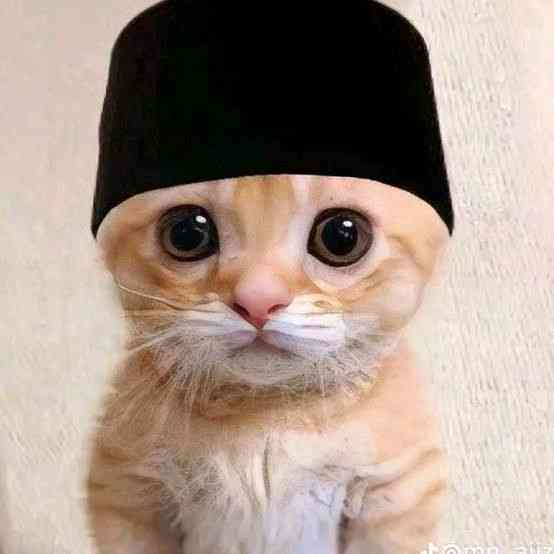
#> input picture project3/kucing.jpg, 554 x 554 px
$ python akusisi-representasi.py
#> lines starting #> are read from the running program, lines starting #| are printed output that depends on the picture
import cv2
import numpy as np
from matplotlib import pyplot as plt
# Membaca gambar
image = cv2.imread('kucing.jpg', cv2.IMREAD_GRAYSCALE)
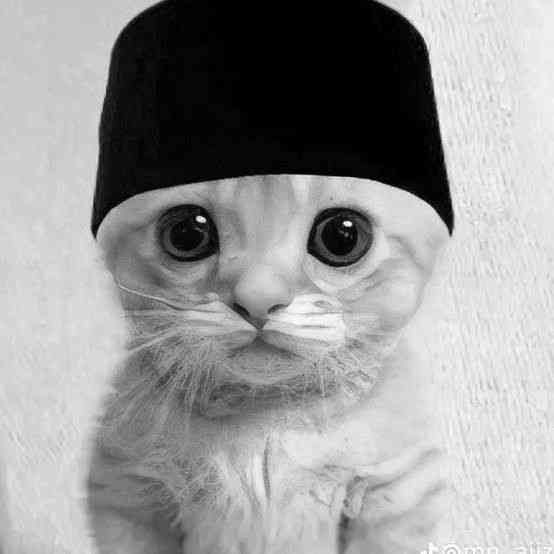
#> image: shape (554, 554); min 0, max 255, mean 152.6
# Menampilkan gambar
cv2.imshow('Original Image', image)
cv2.waitKey(0)
# Menampilkan histogram
plt.hist(image.ravel(), 256, [0,256])
plt.title('Histogram of Image')
plt.show()
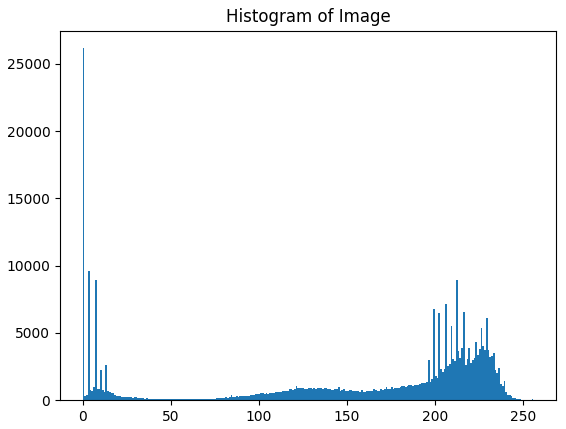
#> figure drawn by matplotlib, 1 panel; tallest bar 26167 high, from x = 0 to 1
# Menutup jendela OpenCV
cv2.destroyAllWindows()
